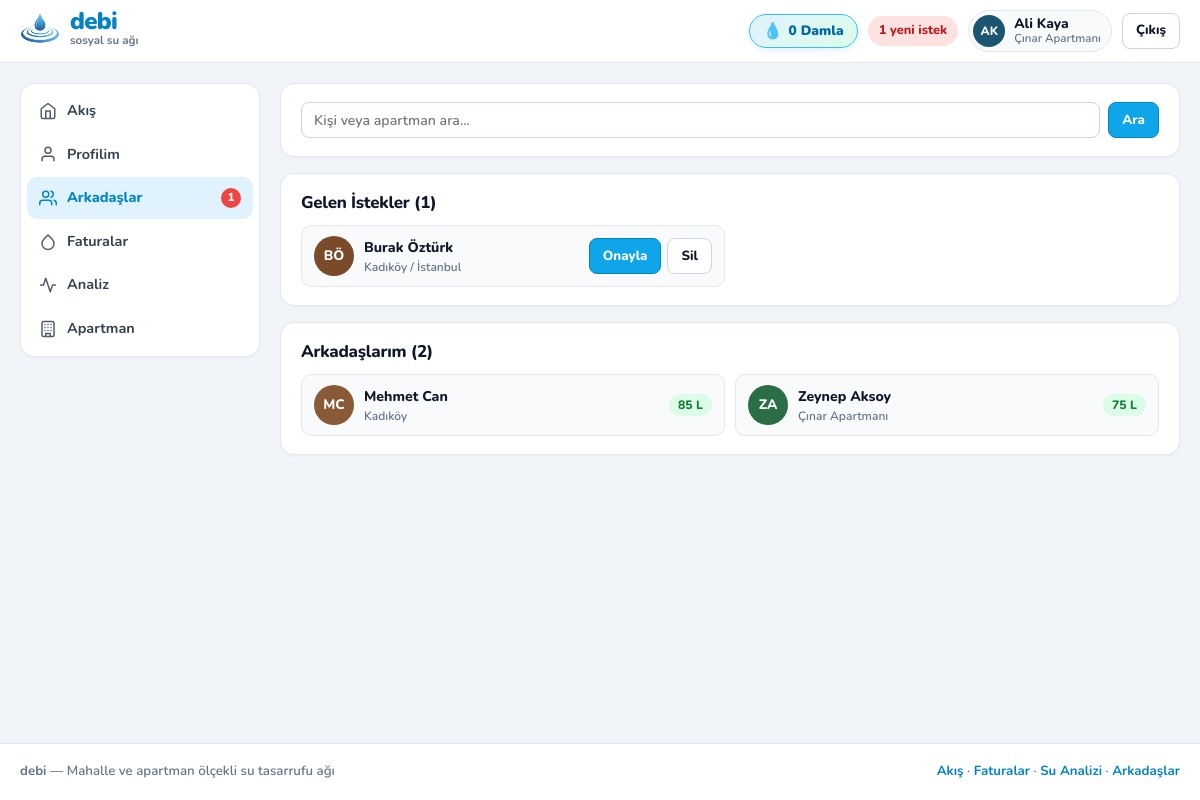
The page /friends.php (signed in) on the database its author committed.
### tables this page shows
CREATE TABLE `users` (
  `id` int(10) UNSIGNED NOT NULL,
  `household_id` int(10) UNSIGNED NOT NULL,
  `neighborhood_id` int(10) UNSIGNED NOT NULL,
  `apartment_id` int(10) UNSIGNED DEFAULT NULL,
  `full_name` varchar(120) NOT NULL,
  `email` varchar(160) NOT NULL,
  `password_hash` varchar(255) NOT NULL,
  `role` enum('manager','resident') NOT NULL DEFAULT 'resident' COMMENT 'manager: Apartman Yöneticisi, resident: Sakin/Bireysel',
  `bio` varchar(255) DEFAULT NULL,
  `avatar_color` varchar(16) NOT NULL DEFAULT '#1b5670',
  `avatar_photo` varchar(255) DEFAULT NULL COMMENT 'Profil fotoğrafı dosya yolu',
  `cover_photo` varchar(255) DEFAULT NULL COMMENT 'Zaman tüneli kapak fotoğrafı dosya yolu',
  `created_at` datetime NOT NULL DEFAULT current_timestamp()
);

CREATE TABLE `apartments` (
  `id` int(10) UNSIGNED NOT NULL,
  `neighborhood_id` int(10) UNSIGNED NOT NULL,
  `name` varchar(150) NOT NULL COMMENT 'Apartman veya Site Adı',
  `address_detail` varchar(255) DEFAULT NULL COMMENT 'Sokak / Bina No bilgisi',
  `invite_code` varchar(24) NOT NULL COMMENT 'Genel apartman davet kodu (Örn: DEBI-4829)',
  `total_units` smallint(5) UNSIGNED NOT NULL DEFAULT 10 COMMENT 'Toplam daire sayısı',
  `monthly_goal_m3` decimal(8,2) DEFAULT NULL COMMENT 'Apartman aylık hedef m3 (opsiyonel)',
  `manager_user_id` int(10) UNSIGNED DEFAULT NULL COMMENT 'Apartman yöneticisi kullanıcı ID',
  `created_at` datetime NOT NULL DEFAULT current_timestamp()
);

CREATE TABLE `friendships` (
  `id` int(10) UNSIGNED NOT NULL,
  `requester_id` int(10) UNSIGNED NOT NULL COMMENT 'İsteği gönderen kullanıcı',
  `addressee_id` int(10) UNSIGNED NOT NULL COMMENT 'İsteği alan kullanıcı',
  `status` enum('pending','accepted') NOT NULL DEFAULT 'pending',
  `created_at` datetime NOT NULL DEFAULT current_timestamp(),
  `updated_at` datetime NOT NULL DEFAULT current_timestamp() ON UPDATE current_timestamp()
);

CREATE TABLE `neighborhoods` (
  `id` int(10) UNSIGNED NOT NULL,
  `city` varchar(80) NOT NULL COMMENT 'İl (Örn: İstanbul)',
  `district` varchar(80) NOT NULL COMMENT 'İlçe (Örn: Kadıköy)',
  `name` varchar(120) NOT NULL COMMENT 'Mahalle Adı (Örn: Moda Mah.)',
  `slug` varchar(255) NOT NULL,
  `created_at` datetime NOT NULL DEFAULT current_timestamp()
);

CREATE TABLE `water_logs` (
  `id` int(10) UNSIGNED NOT NULL,
  `household_id` int(10) UNSIGNED NOT NULL,
  `user_id` int(10) UNSIGNED NOT NULL,
  `neighborhood_id` int(10) UNSIGNED NOT NULL,
  `apartment_id` int(10) UNSIGNED DEFAULT NULL,
  `period_year` smallint(5) UNSIGNED NOT NULL COMMENT 'Örn: 2026',
  `period_month` tinyint(3) UNSIGNED NOT NULL COMMENT '1-12 arası ay',
  `consumption_m3` decimal(7,2) NOT NULL COMMENT 'Aylık tüketim (Metreküp m3)',
  `previous_consumption_m3` decimal(8,2) DEFAULT NULL COMMENT 'Geçen ayki tüketim (m3)',
  `saved_m3` decimal(8,2) NOT NULL DEFAULT 0.00 COMMENT 'Tasarruf edilen su (gecen_ay_m3 - bu_ay_m3)',
  `saved_liters` int(10) UNSIGNED NOT NULL DEFAULT 0 COMMENT 'Kurtarılan su (Litre = saved_m3 * 1000)',
  `saving_pct` decimal(6,2) NOT NULL DEFAULT 0.00 COMMENT 'Önceki aya göre tasarruf yüzdesi (%)',
  `earned_points` int(10) UNSIGNED NOT NULL DEFAULT 0 COMMENT 'Fatura farkından kazanılan Debi Puanı (+10 Puan)',
  `ai_verified` tinyint(1) NOT NULL DEFAULT 0 COMMENT 'Yapay zeka verisi değiştirilmeden onaylandı mı',
  `resident_count_snapshot` tinyint(3) UNSIGNED NOT NULL DEFAULT 2 COMMENT 'Kayıt anındaki hane kişi sayısı',
  `daily_liters_per_person` decimal(7,1) NOT NULL COMMENT '(consumption_m3 * 1000) / (30 * resident_count)',
  `bill_amount` decimal(9,2) DEFAULT NULL COMMENT 'Fatura tutarı (TL - opsiyonel)',
  `bill_image_path` varchar(255) DEFAULT NULL COMMENT 'Yüklenen su faturası fotoğrafı',
  `provider_name` varchar(100) DEFAULT NULL COMMENT 'Su idaresi adı (Örn: İSKİ, ASKİ, İZSU)',
  `reading_days` int(10) UNSIGNED NOT NULL DEFAULT 30 COMMENT 'Fatura okuma gün sayısı',
  `notes` varchar(255) DEFAULT NULL COMMENT 'Bu ay yapılan tasarruf notu',
  `created_at` datetime NOT NULL DEFAULT current_timestamp()
);

### friends.php (the view, shortened to what the rows shown need)
<?php
require_once __DIR__ . '/includes/init.php';
$currentUser = require_login();
$perPage          = 12;
$page             = max(1, (int) ($_GET['page'] ?? 1));
$totalFriends     = count_user_friends((int) $currentUser['id']);
$offset           = ($page - 1) * $perPage;
$incomingRequests = get_incoming_friend_requests((int) $currentUser['id']);
$myFriends        = get_user_friends((int) $currentUser['id'], $perPage, $offset);
$activeNav = 'friends';
require_once __DIR__ . '/includes/header.php';
?>
<div class="app-shell app-shell-2col">
    <?php require_once __DIR__ . '/includes/sidebar_left.php'; ?>
    <main class="main-column">
        <?php if (!empty($incomingRequests)): ?>
            <section class="panel-card">
                <div class="panel-card-header">
                    <h2 class="section-title">Gelen İstekler (<?= count($incomingRequests) ?>)</h2>
                </div>
                <div class="friends-compact-grid">
                    <?php foreach ($incomingRequests as $req): ?>
                        <div class="friend-compact-card">
                            <a href="profile.php?id=<?= (int) $req['user_id'] ?>" class="friend-compact-user">
                                <?= render_avatar($req) ?>
                                <div class="friend-compact-meta">
                                    <strong><?= e($req['full_name']) ?></strong>
                                    <span><?= e($req['district'] . ' / ' . $req['city']) ?></span>
                                </div>
                            </a>
                            <div class="user-row-actions">
                                <form method="post" action="friends.php">
                                    <button type="submit" class="btn btn-primary btn-sm">Onayla</button>
                                </form>
                                <form method="post" action="friends.php">
                                    <button type="submit" class="btn btn-outline btn-sm">Sil</button>
                                </form>
                            </div>
                        </div>
                    <?php endforeach; ?>
                </div>
            </section>
        <?php endif; ?>
        <section class="panel-card">
            <div class="panel-card-header">
                <h1 class="section-title">Arkadaşlarım (<?= $totalFriends ?>)</h1>
            </div>
            <?php if (empty($myFriends)): ?>
                <div class="empty-inline">
                    Henüz arkadaşınız yok. Yukarıdan arkadaş ekleyebilirsiniz.
                </div>
            <?php else: ?>
                <div class="friends-compact-grid">
                    <?php foreach ($myFriends as $fr): ?>
                        <a href="profile.php?id=<?= (int) $fr['id'] ?>" class="friend-compact-card friend-card-link">
                            <div class="friend-compact-user">
                                <?= render_avatar($fr) ?>
                                <div class="friend-compact-meta">
                                    <strong><?= e($fr['full_name']) ?></strong>
                                    <span>
                                        <?= !empty($fr['apartment_name']) ? e($fr['apartment_name']) : e($fr['district']) ?>
                                    </span>
                                </div>
                            </div>
                            <?php if ($fr['daily_liters_per_person'] !== null): ?>
                                <span class="metric-pill <?= (float) $fr['daily_liters_per_person'] <= 110 ? 'pill-good' : 'pill-neutral' ?>">
                                    <?= number_format((float) $fr['daily_liters_per_person'], 0, ',', '.') ?> L
                                </span>
                            <?php endif; ?>
                        </a>
                    <?php endforeach; ?>
                </div>
            <?php endif; ?>
        </section>
    </main>
</div>
<?php require_once __DIR__ . '/includes/footer.php'; ?>

### includes/header.php (shortened to what the rows shown need)
<?php
$activeNav        = $activeNav ?? 'feed';
$pendingFriendCnt = !empty($currentUser) && function_exists('count_incoming_friend_requests')
    ? count_incoming_friend_requests((int) $currentUser['id'])
    : 0;
$headerPondDrops  = 0;
$headerPondPct    = 0.0;
if (!empty($currentUser)) {
    if (!function_exists('get_household_pond_state')) {
        require_once __DIR__ . '/../modules/water/water_service.php';
    }
    $headerPond      = get_household_pond_state((int) ($currentUser['household_id'] ?? 0));
    $headerPondDrops = (int) ($headerPond['total_drops'] ?? 0);
    $headerPondPct   = (float) ($headerPond['doluluk_yuzdesi'] ?? 0.0);
}
?>
<!DOCTYPE html>
<html lang="tr">
<head>
    <link rel="stylesheet" href="assets/css/style.css?v=<?= @filemtime(__DIR__ . '/../assets/css/style.css') ?: 7 ?>">
</head>
<body>
    <header class="topbar">
        <div class="topbar-inner">
            <?php if (!empty($currentUser)): ?>
                <div class="topbar-user">
                    <a href="index.php#daireGoleti" class="topbar-drop-pill" title="Daire Göletinizdeki Toplam Damla (Gölet Doluluğu: %<?= number_format($headerPondPct, 0, ',', '.') ?>)">
                        <span class="topbar-drop-icon">💧</span>
                        <span class="topbar-drop-count"><?= number_format($headerPondDrops, 0, ',', '.') ?> Damla</span>
                    </a>
                    <?php if ($pendingFriendCnt > 0): ?>
                        <a href="friends.php" class="topbar-notif-pill" title="Gelen Arkadaşlık İstekleri">
                            <span><?= $pendingFriendCnt ?> yeni istek</span>
                        </a>
                    <?php endif; ?>
                    <a href="profile.php" class="user-chip" title="Zaman Tünelim">
                        <?= render_avatar($currentUser, 'avatar-sm') ?>
                        <div class="user-chip-meta">
                            <span class="user-chip-name"><?= e($currentUser['full_name']) ?></span>
                            <span class="user-chip-sub">
                                <?php if (!empty($currentUser['apartment_id'])): ?>
                                    <?= e($currentUser['apartment_name']) ?>
                                <?php else: ?>
                                    <?= e($currentUser['neighborhood_district']) ?>
                                <?php endif; ?>
                            </span>
                        </div>
                    </a>
                    <a href="logout.php" class="btn btn-outline btn-sm">Çıkış</a>
                </div>
            <?php endif; ?>
        </div>
    </header>

### includes/functions.php (shortened to what the rows shown need)
<?php
function e(?string $value): string
{
    return htmlspecialchars((string) $value, ENT_QUOTES | ENT_SUBSTITUTE, 'UTF-8');
}
function user_initials(string $fullName): string
{
    $parts = preg_split('/\s+/', trim($fullName));
    $first = mb_substr($parts[0] ?? 'D', 0, 1, 'UTF-8');
    $last  = count($parts) > 1 ? mb_substr(end($parts), 0, 1, 'UTF-8') : '';
    return mb_strtoupper($first . $last, 'UTF-8');
}
function render_avatar(array $user, string $extraClass = ''): string
{
    $cls   = trim('avatar-circle ' . $extraClass);
    $photo = trim((string) ($user['avatar_photo'] ?? ''));
    $name  = (string) ($user['full_name'] ?? 'Üye');
    $color = (string) ($user['avatar_color'] ?? '#1cb0f6');
    return '<span class="' . e($cls) . '" style="background-color: ' . e($color) . ';">'
        . e(user_initials($name))
        . '</span>';
}

### includes/sidebar_left.php (shortened to what the rows shown need)
<?php
$activeNav        = $activeNav ?? 'feed';
$pendingFriendCnt = !empty($currentUser) && function_exists('count_incoming_friend_requests')
    ? count_incoming_friend_requests((int) $currentUser['id'])
    : 0;
?>
<aside class="sidebar-left">
    <nav class="side-nav" aria-label="Ana Menü">
        <a href="friends.php" class="side-nav-link <?= $activeNav === 'friends' ? 'active' : '' ?>">
            <svg class="nav-icon" viewBox="0 0 24 24" fill="none" stroke="currentColor" stroke-width="2" stroke-linecap="round" stroke-linejoin="round"><path d="M17 21v-2a4 4 0 0 0-4-4H5a4 4 0 0 0-4 4v2"/><circle cx="9" cy="7" r="4"/><path d="M23 21v-2a4 4 0 0 0-3-3.87"/><path d="M16 3.13a4 4 0 0 1 0 7.75"/></svg>
            <span>Arkadaşlar</span>
            <?php if ($pendingFriendCnt > 0): ?>
                <span class="nav-badge-count"><?= $pendingFriendCnt ?></span>
            <?php endif; ?>
        </a>
    </nav>
</aside>

### rows shown on the page
users: id "1", full_name "AK", full_name "Ali Kaya", apartment.name "Çınar Apartmanı"
friendships: requester.full_name "BÖ", requester.full_name "Burak Öztürk", neighborhoods.district+city "Kadıköy / İstanbul"
water_logs: user.full_name "MC", user.full_name "Mehmet Can", neighborhood.district "Kadıköy", daily_liters_per_person "85"
water_logs: user.full_name "ZA", user.full_name "Zeynep Aksoy", apartment.name "Çınar Apartmanı", daily_liters_per_person "75"

### other values the page prints
$headerPondDrops "0"
count($incomingRequests) "1"
$totalFriends "2"
